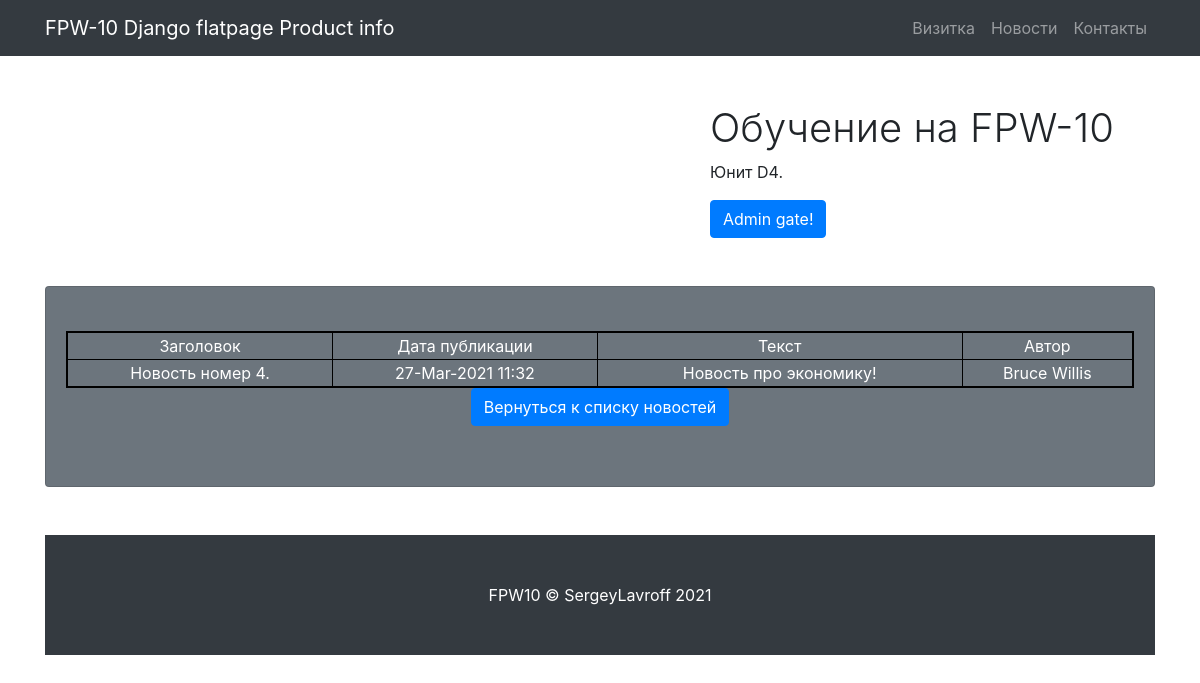
Page /news/4 on the committed database.
### news/models.py (models this page shows, shortened)
class News(models.Model):
    title = models.CharField(
        max_length=255,
        unique=True,
    )
    creation_date = models.DateTimeField(auto_now_add=True)
    body = models.TextField()
    rating = models.IntegerField(default = 0)
    category = models.ForeignKey(
        to='Category',
        on_delete=models.CASCADE,
        related_name='news',)
    author = models.ForeignKey(
        to='Author',
        on_delete=models.CASCADE,
        related_name='news',)

class Author(models.Model):
    name = models.CharField(max_length=100, unique=True)
    def __str__(self):
        return f'{self.name.title()}'

### news/views.py (the view)
# urls.py: path('<int:pk>', ArticleDetailView.as_view(), name='article'),
class ArticleDetailView(DetailView):
    model = News
    template_name = 'news/article.html'
    context_object_name = 'article'

### news/templatetags/custom_filters.py (called while the page is built)
@register.filter(name='censor')
def censor(value):
    if isinstance(value, str):
        repl = ''
        for word in value.split():
            for pattern in PATTERN_1:
                if re.search(pattern, word.strip('.,;:?!-').lower()):
                    repl += '&%!%@' + ' '
                    break
            else:
                repl += word + ' '
        return str(repl)
    else:
        raise ValueError('Цензор обрабатывает только строки.')

### templates/news/article.html
{% extends 'flatpages/default.html' %}
{% load custom_filters %}
{% block title %}
Product info
{% endblock title %}
{% block content %}
<table bordercolor="black" border="2" width="100%">
            <tr>
                <td>
                    Заголовок
                </td>
                <td>
                    Дата публикации
                </td>
                <td>
                    Текст
                </td>
                <td>
                    Автор
                </td>
            </tr>
             <tr>
                 <td>
                    {{ article.title|censor }}
                </td>
                 <td>
                    {{ article.creation_date|date:'d-M-Y H:i' }}
                </td>
                <td>
                    {{ article.body|censor }}
                </td>
                <td>
                    {{ article.author }}
                </td>
            </tr>
        </table>
<a class="btn btn-primary" href="/news ">Вернуться к списку новостей</a> <br>
{% endblock content %}

### static/css/small-business.css (style rules this page uses)
body { padding-top: 56px; }

### rows in the picture
News: title|censor "Новость номер 4.", creation_date "27-Mar-2021 11:32", body|censor "Новость про экономику!", author "Bruce Willis"
